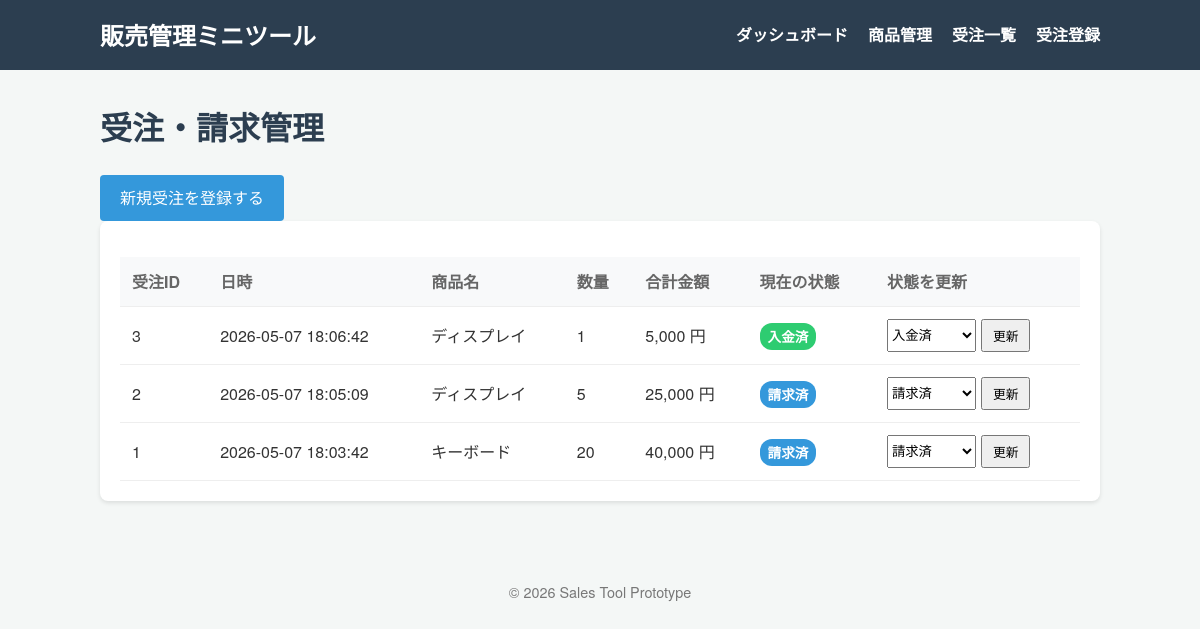
The page /orders on the database its author committed.
### tables this page shows
CREATE TABLE orders (
                id INTEGER PRIMARY KEY AUTOINCREMENT,
                product_id INTEGER NOT NULL,
                quantity INTEGER NOT NULL,
                total_price INTEGER NOT NULL,
                status TEXT NOT NULL,
                order_date DATETIME NOT NULL,
                FOREIGN KEY (product_id) REFERENCES products (id)
            );

CREATE TABLE products (
                id INTEGER PRIMARY KEY AUTOINCREMENT,
                name TEXT NOT NULL,
                price INTEGER NOT NULL,
                stock INTEGER NOT NULL
            );

### app.py (the view)
@app.route("/orders")
def orders():
    with get_db() as conn:
        orders_list = conn.execute("""
            SELECT o.id, strftime('%Y-%m-%d %H:%M:%S', o.order_date) as order_date,
                   o.product_id, o.quantity, o.total_price, o.status, p.name as product_name
            FROM orders o
            JOIN products p ON o.product_id = p.id
            ORDER BY o.order_date DESC
        """).fetchall()
    return render_template("orders.html", orders=orders_list)

### app.py (called while the page is built)
def get_db():
    conn = sqlite3.connect(DATABASE)
    conn.row_factory = sqlite3.Row  # 結果を辞書形式で取得できるようにする
    return conn

### templates/orders.html (shortened to what this page needs)
{% extends "base.html" %}
{% block content %}
<h1>受注・請求管理</h1>
<div class="actions">
    <a href="{{ url_for('add_order') }}" class="btn-primary">新規受注を登録する</a>
</div>
<section>
    <table>
        <thead>
            <tr>
                <th>受注ID</th>
                <th>日時</th>
                <th>商品名</th>
                <th>数量</th>
                <th>合計金額</th>
                <th>現在の状態</th>
                <th>状態を更新</th>
            </tr>
        </thead>
        <tbody>
            {% for order in orders %}
            <tr>
                <td>{{ order.id }}</td>
                <td>{{ order.order_date }}</td>
                <td>{{ order.product_name }}</td>
                <td>{{ order.quantity }}</td>
                <td>{{ "{:,}".format(order.total_price) }} 円</td>
                <td><span class="badge status-{{ order.status }}">{{ order.status }}</span></td>
                <td>
                    <form action="{{ url_for('update_status', order_id=order.id) }}" method="POST" class="inline-form">
                        <select name="status">
                            <option value="請求済" {{ 'selected' if order.status == '請求済' }}>請求済</option>
                            <option value="入金済" {{ 'selected' if order.status == '入金済' }}>入金済</option>
                        </select>
                        <button type="submit" class="btn-sm">更新</button>
                    </form>
                </td>
            </tr>
            {% endfor %}
        </tbody>
    </table>
</section>
{% endblock %}

### static/css/style.css (style rules this page uses)
body { font-family: 'Helvetica Neue', Arial, sans-serif; line-height: 1.6; color: #333; margin: 0; background-color: #f4f7f6; }
h1, h2 { color: #2c3e50; }
section { background: #fff; padding: 20px; border-radius: 8px; box-shadow: 0 2px 4px rgba(0,0,0,0.1); margin-bottom: 2rem; }
table { width: 100%; border-collapse: collapse; margin-top: 1rem; }
th, td { text-align: left; padding: 12px; border-bottom: 1px solid #eee; }
th { background-color: #f8f9fa; color: #666; }
.btn-primary { background-color: #3498db; color: white; padding: 10px 20px; border: none; border-radius: 4px; cursor: pointer; text-decoration: none; display: inline-block; }
.btn-sm { padding: 5px 10px; font-size: 0.8rem; }
.badge { padding: 4px 8px; border-radius: 12px; font-size: 0.85rem; font-weight: bold; }
.status-請求済 { background-color: #3498db; color: #fff; }
.status-入金済 { background-color: #2ecc71; color: #fff; }
.inline-form { display: flex; gap: 5px; }

### rows shown on the page
orders: id "3", order_date "2026-05-07 18:06:42", product_name "ディスプレイ", quantity "1", total_price "5,000", status "入金済"
orders: id "2", order_date "2026-05-07 18:05:09", product_name "ディスプレイ", quantity "5", total_price "25,000", status "請求済"
orders: id "1", order_date "2026-05-07 18:03:42", product_name "キーボード", quantity "20", total_price "40,000", status "請求済"
